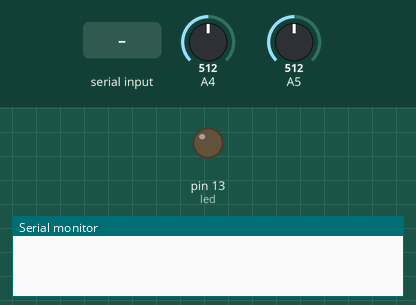
Simulated run of this sketch. Board: Arduino Uno, built with avr-gcc and run on an emulated ATmega328P. Shown: output pins drawn as LEDs (lit = HIGH), the last lines printed to the serial monitor. The test bench sets the inputs (shaded band); at power-on: A4 = 512, A5 = 512.

Above: at 1.2 s.
1.3 s: "a" received over Serial
At 2.5 s:
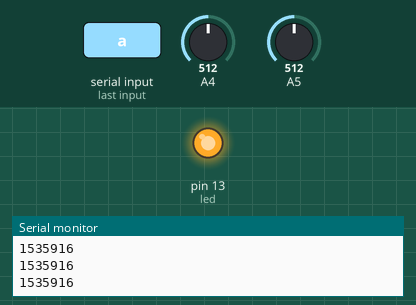
2.8 s: "b" received over Serial
At 3.5 s:
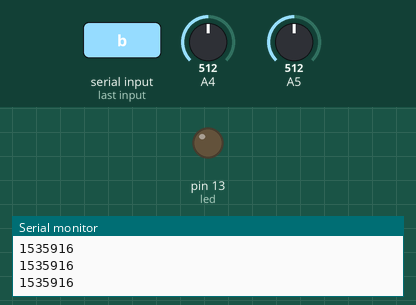
Timing chart, 0 to 5.8 s (numbered marks = the images above; inputs shaded):
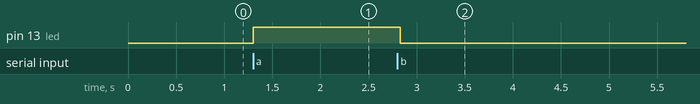

Measured:
- after the input at 1.3 s, pin 13 (led): LOW → HIGH at once
- after the input at 2.8 s, pin 13 (led): HIGH → LOW at once

The sketch:

acelerometro_melhorzinho.ino
```cpp
  int xValue, yValue, zValue;
  int led = 13;
  int led_flag;
  int flag = 0;
void setup() {
 Serial.begin(9600);
 pinMode(led, OUTPUT);
 digitalWrite(led, LOW);
}

 String ArrumandoZeroX(int i)
 {
   String ret;
   if (i < 1000){
   ret += "0";
   }
   if (i < 100){
   ret += "0";
   }
   if (i < 10){
   ret += "0";
   }
   ret += i;
   return ret;
 }
  String ArrumandoZeroY(int i)
 {
   String ret;
   if (i < 100){
   ret += "0";
   }
   if (i < 10){
   ret += "0";
   }
   ret += i;
   return ret;
 }

void loop() {
    led_flag = Serial.read();
    if(led_flag == 'a' || flag == 1){
    digitalWrite(led, HIGH);
    xValue = analogRead(A5);
    yValue = analogRead(A4);
    xValue = map(xValue, 150, 480, 0, 1400);
    yValue = map(yValue, 170, 450, 0, 750);
    String X = ArrumandoZeroX(xValue);
    String Y = ArrumandoZeroY(yValue);
    Serial.print(X);
    Serial.println(Y);
    flag = 1;
    delay(20);
    }
      if(led_flag == 'b'){
          digitalWrite(led, LOW);
          flag = 0;
    }
}
```
